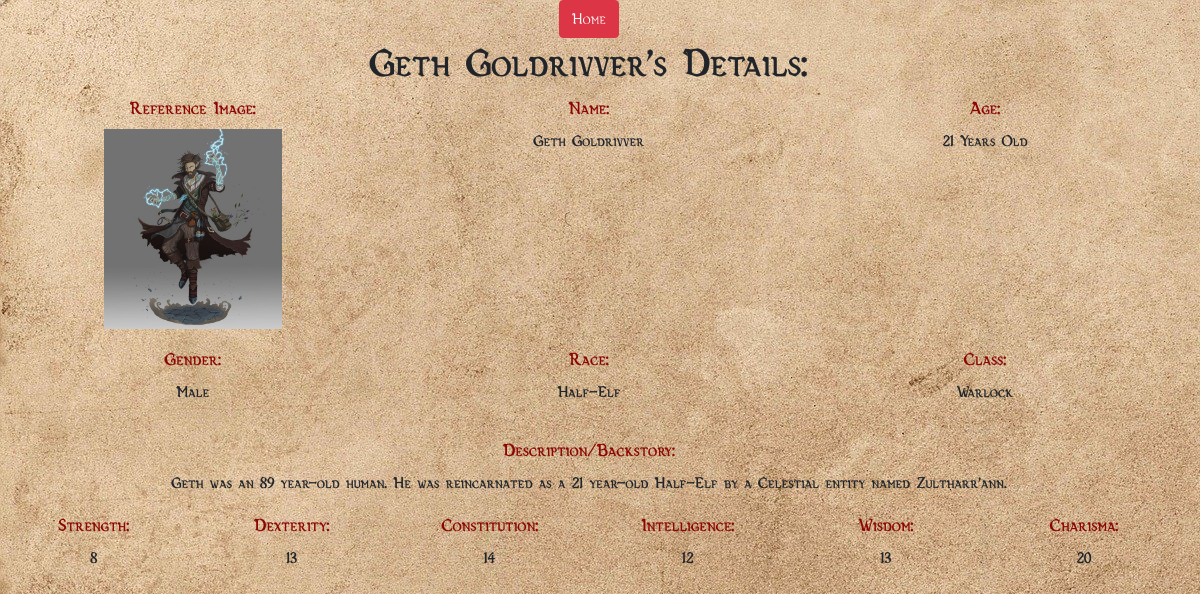
/viewCharacter/1, run on the app's committed database.
### app.py (models this page shows, shortened)
class Character(db.Model):
    cID = db.Column(db.Integer, primary_key=True)
    cPicPath = db.Column(db.String(100000))# The path to the character photo in the images directory
    cName = db.Column(db.String(100), nullable=False)# Name of the character
    cAge = db.Column(db.Integer)# Age of the character
    cGender = db.Column(db.String(20))# The character's gender
    cRace = db.Column(db.String(20))# Will change to a list of races at a later date, i.e. Human, Elf, Dwarf, Halfling, etc.
    cClass = db.Column(db.String(50))# The character's class, chosen from a list.
    cDesc = db.Column(db.String(100000))# Description of the character, i.e. appearance, backstory
    cStr = db.Column(db.Integer, default=8)# The character's Strength stat
    cDex = db.Column(db.Integer, default=8)# The character's Dexterity stat
    cCon = db.Column(db.Integer, default=8)# The character's Constitution stat
    cInt = db.Column(db.Integer, default=8)# The character's Intelligence stat
    cWis = db.Column(db.Integer, default=8)# The character's Wisdom stat
    cCha = db.Column(db.Integer, default=8)# The character's Charisma stat

### app.py (the view)
@app.route('/viewCharacter/<int:id>')
def viewCharacter(id):
    characterToDisplay = Character.query.get_or_404(id)
    try:
        return render_template('viewCharacter.html', character=characterToDisplay)
    except:
        return 'There was a problem displaying your character.'

### templates/viewCharacter.html (shortened to what this page needs)
{% extends 'base.html' %}
{% block content %}
<div class="content">
    <button id="characterDashboardButton" onclick="window.location.href = '../dashboard.html';" class="btn btn-danger">Home</button>
    <h1>{{character.cName}}'s Details:</h1>
    <div class="form">
        <form enctype="multipart/form-data">
            <div class="form-row">
                <div class="form-group col-md-4">
                    <label for="cPic">Reference Image: </label>
                    <br>
                    <img src="../{{ character.cPicPath }}" alt="ref-img" class="img-fluid" style="max-height: 25vh;">
                </div>
                <div class="form-group col-md-4">
                    <label for="cName">Name: </label>
                    <p><b>{{character.cName}}</b></p>
                </div>
                <div class="form-group col-md-4">
                    <label for="cAge">Age: </label>
                    <p><b>{{character.cAge}} Years Old</b></p>
                </div>
            </div>
            <div class="form-row">
                <div class="form-group col-md-4">
                    <label for="cGender">Gender:</label>
                    <p><b>{{character.cGender}}</b></p>
                </div>
                <div class="form-group col-md-4">
                    <label for="cRace">Race: </label>
                    <p><b>{{character.cRace}}</b></p>
                </div>
                <div class="form-group col-md-4">
                    <label for="cClass">Class: </label>
                    <p><b>{{character.cClass}}</b></p>
                </div>
            </div>
            <div class="form-group">
                <label for="cDesc">Description/Backstory: </label>
                <p><b>{{character.cDesc}}</b></p>
            </div>
            <div class="form-row">
                <div class="form-group col-md-2">
                    <label for="cStr">Strength: </label>
                    <p><b>{{character.cStr}}</b></p>
                </div>
                <div class="form-group col-md-2">
                    <label for="cDex">Dexterity: </label>
                    <p><b>{{character.cDex}}</b></p>
                </div>
                <div class="form-group col-md-2">
                    <label for="cCon">Constitution: </label>
                    <p><b>{{character.cCon}}</b></p>
                </div>
                <div class="form-group col-md-2">
                    <label for="cInt">Intelligence: </label>
                    <p><b>{{character.cInt}}</b></p>
                </div>
                <div class="form-group col-md-2">
                    <label for="cWis">Wisdom: </label>
                    <p><b>{{character.cWis}}</b></p>
                </div>
                <div class="form-group col-md-2">
                    <label for="cCha">Charisma: </label>
                    <p><b>{{character.cCha}}</b></p>
                </div>
            </div>
        </form>
    </div>
</div>
{% endblock %}

### templates/base.html (style rules this page uses)
h1 { font-weight: bold; }
label { font-weight: bold; color: rgb(139, 5, 5); font-size: large; }

### data on the page
Character: cName "Geth Goldrivver", cPicPath (picture), cAge "21", cGender "Male", cRace "Half-Elf", cClass "Warlock", cDesc "Geth was an 89 year-old human. He was reincarnated as a 21 year-old Half-Elf by a Celestial entity named Zultharr'ann.", cStr "8", cDex "13", cCon "14", cInt "12", cWis "13", cCha "20"
